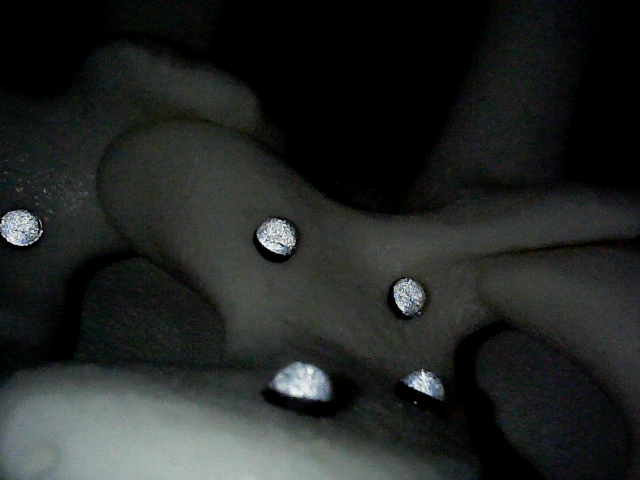
#> input picture Data_collection/calib_charuco/shot_006/led1.png, 640 x 480 px, found by its file name; its folder holds 4 pictures in this run
$ python make_fig1_ctfree.py
#> lines starting #> are read from the running program, lines starting #| are printed output that depends on the picture
"""Fig. 1 for the CT-free ICRA paper: (a) two raw single-LED frames (system in
action), (b) near-coaxial rig geometry with unknown working distance, (c)
CT-free pipeline with CT in an evaluation-only (dashed) box.
Run: python make_fig1_ctfree.py -> figures/fig1_ctfree.png
"""
import os
import numpy as np
import matplotlib
matplotlib.use("Agg")
import matplotlib.pyplot as plt
import matplotlib.image as mpimg
from matplotlib.patches import FancyArrowPatch, FancyBboxPatch, Arc

HERE = os.path.dirname(os.path.abspath(__file__))
ROOT = os.path.dirname(HERE)
TEAL, INK, MUT, RED = "#0f6e8c", "#19222b", "#5a6673", "#b23b3b"

fig = plt.figure(figsize=(3.6, 4.35), dpi=300)
fig.patch.set_facecolor("white")

# ---- (a) two raw single-LED frames ----
d = os.path.join(ROOT, "Data_collection", "calib_charuco", "shot_006")
for i, (led, x0) in enumerate((("led1", 0.015), ("led3", 0.505))):
    ax = fig.add_axes([x0, 0.665, 0.48, 0.30])
    img = mpimg.imread(os.path.join(d, f"{led}.png"))
#> img is the input picture: shape (480, 640, 3) float32; mean R, G, B 0.138, 0.15, 0.145
    g = 1.9  # display stretch only
    ax.imshow(np.clip(img.astype(float) ** (1 / g) * 1.25, 0, 1))
    ax.set_xticks([]); ax.set_yticks([])
    for s in ax.spines.values():
        s.set_color(INK); s.set_linewidth(0.8)
    ax.text(0.03, 0.05, f"LED {led[-1]}", transform=ax.transAxes, fontsize=6,
            color="white", fontweight="bold",
            bbox=dict(fc="black", alpha=0.55, pad=1.5, ec="none"))
fig.text(0.015, 0.972, "(a) single-LED frames of the exposed lumbar surface"
         " (2 of 4)", fontsize=6.8, fontweight="bold", color=INK)

# ---- (b) geometry ----
ax = fig.add_axes([0.02, 0.40, 0.96, 0.235]); ax.axis("off")
ax.set_xlim(-0.5, 8.6); ax.set_ylim(-2.35, 2.3)
D, ar = 5.0, 1.5
ax.annotate("", (D + 0.7, 0), (-0.2, 0),
            arrowprops=dict(arrowstyle="->", color=MUT, lw=0.9))
ax.text(D + 0.78, 0, "optical axis", color=MUT, fontsize=5.6, va="center")
ax.add_patch(FancyBboxPatch((-0.35, -0.55), 0.7, 1.1, boxstyle="round,pad=0.02",
             fc="#e8eef1", ec=INK, lw=0.9))
ax.text(0, 0, "lens", ha="center", va="center", fontsize=5.6, color=INK)
for sy in (ar, -ar):
    ax.plot(0.05, sy, "o", ms=5, mfc=TEAL, mec=INK, mew=0.5, zorder=5)
    ax.plot([0.05, D], [sy, 0.12 * np.sign(sy)], color=TEAL, lw=0.8, alpha=0.7)
ax.annotate("", (0.05, ar), (0.05, 0),
            arrowprops=dict(arrowstyle="<->", color=RED, lw=0.8))
ax.text(0.2, ar / 2, r"$a_r{=}6.05$ mm", color=RED, fontsize=5.6, va="center")
ax.text(0.18, ar + 0.28, "LED ring (4)", color=TEAL, fontsize=5.6)
ys = np.linspace(-1.7, 1.7, 100)
ax.plot(D + 0.25 * np.sin(ys * 1.6), ys, color=INK, lw=1.4)
ax.text(D + 0.32, 1.85, "bone", color=INK, fontsize=5.6)
ax.annotate("", (D, -2.0), (0, -2.0),
            arrowprops=dict(arrowstyle="<->", color=INK, lw=0.8))
ax.text(D / 2, -2.32, r"$b$ unknown (recovered); focus band 45--70 mm",
        ha="center", fontsize=5.8, color=INK)
ax.add_patch(Arc((0.05, ar), 2.2, 2.2, angle=0, theta1=-72, theta2=-58,
             color=RED, lw=0.9))
ax.text(1.55, ar - 0.52, r"$\alpha\approx6^\circ$", color=RED, fontsize=5.8)
ax.text(6.05, -1.2, "near-coaxial:\n" r"$\sin\alpha\approx0.11$",
        fontsize=5.6, color=MUT)
fig.text(0.015, 0.632, "(b) near-coaxial ring: tilt signal scales with"
         r" $\sin\alpha$", fontsize=6.8, fontweight="bold", color=INK)

# ---- (c) CT-free pipeline ----
ax2 = fig.add_axes([0.02, 0.008, 0.96, 0.365]); ax2.axis("off")
ax2.set_xlim(0, 10); ax2.set_ylim(-0.4, 10.4)
boxes = [
    (5.0, 9.5, "4 single-LED frames + dark", "#e8eef1", "solid"),
    (5.0, 7.6, "near-field PS (free normals)\n"
               r"$\rightarrow$ relief $\tilde z$", "#d7e7ec", "solid"),
    (5.0, 5.5, "tied-normal residual search\n"
               r"$\min_{b,s}\,E(b,s;\mu^\ast)$", "#d7e7ec", "solid"),
    (5.0, 3.4, r"metric depth $D=b\,(1+s\,\tilde z/f)$" "\n+ mesh",
     "#cfe6d8", "solid"),
    (5.0, 1.1, "evaluation only: rigid 6-DOF\nFRE / scale vs CT",
     "#f2f2f2", "dashed"),
]
for (x, y, t, c, ls) in boxes:
    ax2.add_patch(FancyBboxPatch((x - 3.6, y - 0.78), 7.2, 1.56,
                  boxstyle="round,pad=0.04", fc=c, ec=INK, lw=0.9,
                  linestyle=ls))
    ax2.text(x, y, t, ha="center", va="center", fontsize=5.9, color=INK)
for i in range(len(boxes) - 1):
    ls = "dashed" if i == len(boxes) - 2 else "solid"
    ax2.annotate("", (5, boxes[i + 1][1] + 0.82), (5, boxes[i][1] - 0.82),
                 arrowprops=dict(arrowstyle="->", color=INK, lw=1.0,
                                 linestyle=ls))
ax2.annotate("", (8.85, 7.6), (8.85, 5.5),
             arrowprops=dict(arrowstyle="->", color=TEAL, lw=0.8,
                             connectionstyle="arc3,rad=0.6"))
ax2.text(9.35, 6.55, "iterate,\nkeep best", fontsize=5.3, color=TEAL,
         ha="center", va="center")
ax2.text(0.28, 5.5, r"scale from" "\n" r"$a_r$ + focus" "\nband",
         fontsize=5.3, color=RED, ha="center", va="center")
fig.text(0.015, 0.372, "(c) CT-free metric pipeline (no CT in the solve)",
         fontsize=6.8, fontweight="bold", color=INK)

out = os.path.join(HERE, "figures", "fig1_ctfree.png")
os.makedirs(os.path.dirname(out), exist_ok=True)
fig.savefig(out, bbox_inches="tight", facecolor="white")
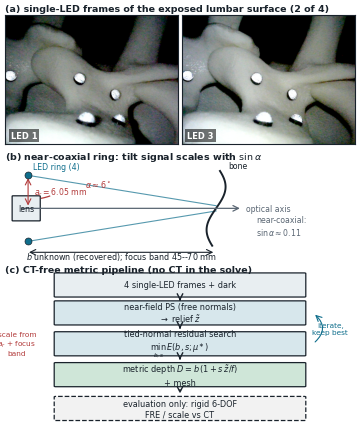
#> figure drawn by matplotlib, 4 panels
print("wrote", out)
